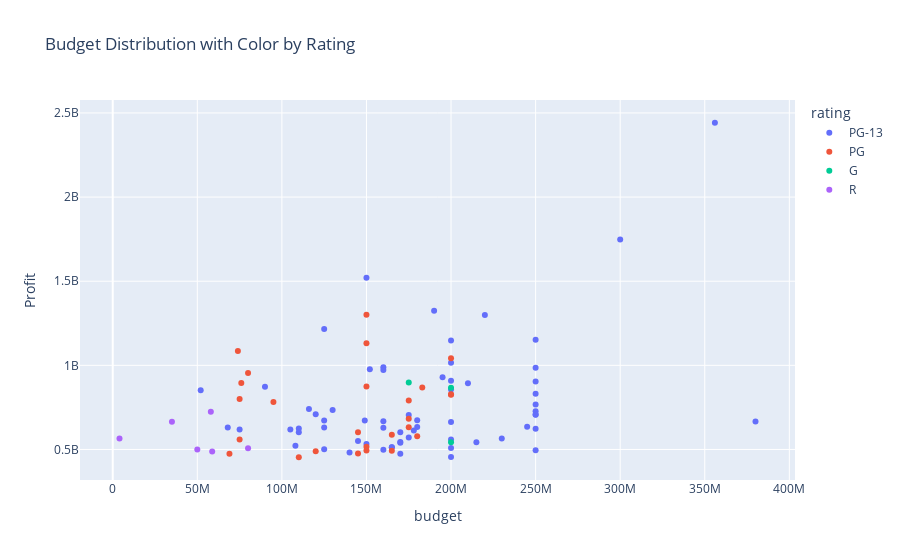

Notebook source saved alongside this figure:
### Code cell
fig = px.scatter(x='budget', y='Profit', data_frame=top100,
                 title="Budget Distribution with Color by Rating", color='rating', 
                hover_data=['title', 'ROI'])
fig.show()

### Figure 1 — Plotly figure (JSON) as saved in the notebook; plotly's stock layout.template omitted (floating-point values rounded to 4 significant figures; data arrays with more than 128 entries replaced by an {"elided": "..."} marker saying what was removed)
{"data": [{"customdata": {"elided": "65x2 mixed values"}, "hovertemplate": "rating=PG-13<br>budget=%{x}<br>Profit=%{y}<br>title=%{customdata[0]}<br>ROI=%{customdata[1]}<extra></extra>", "legendgroup": "PG-13", "marker": {"color": "#636efa", "symbol": "circle"}, "mode": "markers", "name": "PG-13", "orientation": "v", "showlegend": true, "type": "scatter", "x": [356000000, 300000000, 150000000, 190000000, 220000000, 125000000, 250000000, 200000000, 200000000, 160000000, 250000000, 152000000, 160000000, 195000000, 200000000, 250000000, 210000000, 90000000, 200000000, 52000000, 250000000, 250000000, 116000000, 130000000, 250000000, 120000000, 250000000, 250000000, 175000000, 180000000, 149000000, 125000000, 160000000, 380000000, 200000000, 245000000, 180000000, 68000000, 125000000, 160000000, 110000000, 250000000, 75000000, 105000000, 178000000, 170000000, 110000000, 175000000, 230000000, 200000000, 145000000, 170000000, 215000000, 170000000, 150000000, 108000000, 165000000, 165000000, 200000000, 125000000, 160000000, 250000000, 140000000, 170000000, 200000000], "xaxis": "x", "y": [2441800564, 1748359754, 1520400637, 1325047671, 1298812988, 1216511219, 1152805868, 1146913161, 1014811252, 988461807, 986005118, 976274794, 971927996, 928794079, 908561013, 903296293, 894054072, 872077546, 856057273, 851655259, 831041287, 767003568, 740085151, 735011746, 726536918, 709746820, 708366855, 706019788, 705166924, 673977126, 672847012, 671575993, 668322032, 665713802, 663756051, 635674609, 634037575, 630491347, 630356711, 628679850, 624546611, 623634919, 619394724, 618192705, 613115104, 602776600, 602205856, 571846894, 564861794, 559056935, 549713380, 544421503, 542930663, 540644566, 532714267, 522161890, 512718395, 512463813, 508982323, 501137675, 498344137, 496045700, 482674139, 474783140, 454855901], "yaxis": "y"}, {"customdata": [["Frozen II", 89.7], ["Frozen", 88.3], ["Minions", 93.6], ["Incredibles 2", 83.9], ["Despicable Me 3", 92.3], ["Despicable Me 2", 92.2], ["Zootopia", 85.3], ["Aladdin", 82.6], ["Finding Dory", 80.6], ["Alice in Wonderland", 80.5], ["The Secret Life of Pets", 91.4], ["The Jungle Book", 81.9], ["Ice Age: Continental Drift", 89.2], ["Inside Out", 79.6], ["Coco", 78.3], ["Madagascar 3: Europe's Most Wanted", 80.6], ["Shrek Forever After", 78.1], ["Maleficent", 76.3], ["Sing", 88.2], ["Kung Fu Panda 2", 77.5], ["Moana", 76.7], ["Big Hero 6", 74.9], ["Life of Pi", 80.3], ["How to Train Your Dragon 2", 76.7], ["Despicable Me", 87.3], ["The Smurfs", 80.5]], "hovertemplate": "rating=PG<br>budget=%{x}<br>Profit=%{y}<br>title=%{customdata[0]}<br>ROI=%{customdata[1]}<extra></extra>", "legendgroup": "PG", "marker": {"color": "#EF553B", "symbol": "circle"}, "mode": "markers", "name": "PG", "orientation": "v", "showlegend": true, "type": "scatter", "x": [150000000, 150000000, 74000000, 200000000, 80000000, 76000000, 150000000, 183000000, 200000000, 200000000, 75000000, 175000000, 95000000, 175000000, 175000000, 145000000, 165000000, 180000000, 75000000, 150000000, 150000000, 165000000, 120000000, 145000000, 69000000, 110000000], "xaxis": "x", "y": [1300026933, 1130802282, 1085398397, 1042805359, 954799409, 894766005, 873784195, 867693953, 828570889, 825467110, 800457937, 791550600, 782244782, 682611174, 632082196, 601921274, 587600867, 578410378, 559151679, 515692281, 493331111, 492827828, 489016565, 476537519, 474113985, 453749323], "yaxis": "y"}, {"customdata": [["Toy Story 4", 83.7], ["Toy Story 3", 81.3], ["Monsters University", 73.1]], "hovertemplate": "rating=G<br>budget=%{x}<br>Profit=%{y}<br>title=%{customdata[0]}<br>ROI=%{customdata[1]}<extra></extra>", "legendgroup": "G", "marker": {"color": "#00cc96", "symbol": "circle"}, "mode": "markers", "name": "G", "orientation": "v", "showlegend": true, "type": "scatter", "x": [175000000, 200000000, 200000000], "xaxis": "x", "y": [898394593, 866969703, 543559607], "yaxis": "y"}, {"customdata": [["Deadpool", 92.6], ["It", 95], ["Fifty Shades of Grey", 99.3], ["The Hangover Part II", 86.4], ["Ted", 90.9], ["American Sniper", 89.3]], "hovertemplate": "rating=R<br>budget=%{x}<br>Profit=%{y}<br>title=%{customdata[0]}<br>ROI=%{customdata[1]}<extra></extra>", "legendgroup": "R", "marker": {"color": "#ab63fa", "symbol": "circle"}, "mode": "markers", "name": "R", "orientation": "v", "showlegend": true, "type": "scatter", "x": [58000000, 35000000, 4000000, 80000000, 50000000, 58800000], "xaxis": "x", "y": [724612155, 665381748, 565651467, 506764305, 499368315, 488626372], "yaxis": "y"}], "layout": {"legend": {"title": {"text": "rating"}, "tracegroupgap": 0}, "title": {"text": "Budget Distribution with Color by Rating"}, "xaxis": {"anchor": "y", "domain": [0, 1], "title": {"text": "budget"}}, "yaxis": {"anchor": "x", "domain": [0, 1], "title": {"text": "Profit"}}}}
